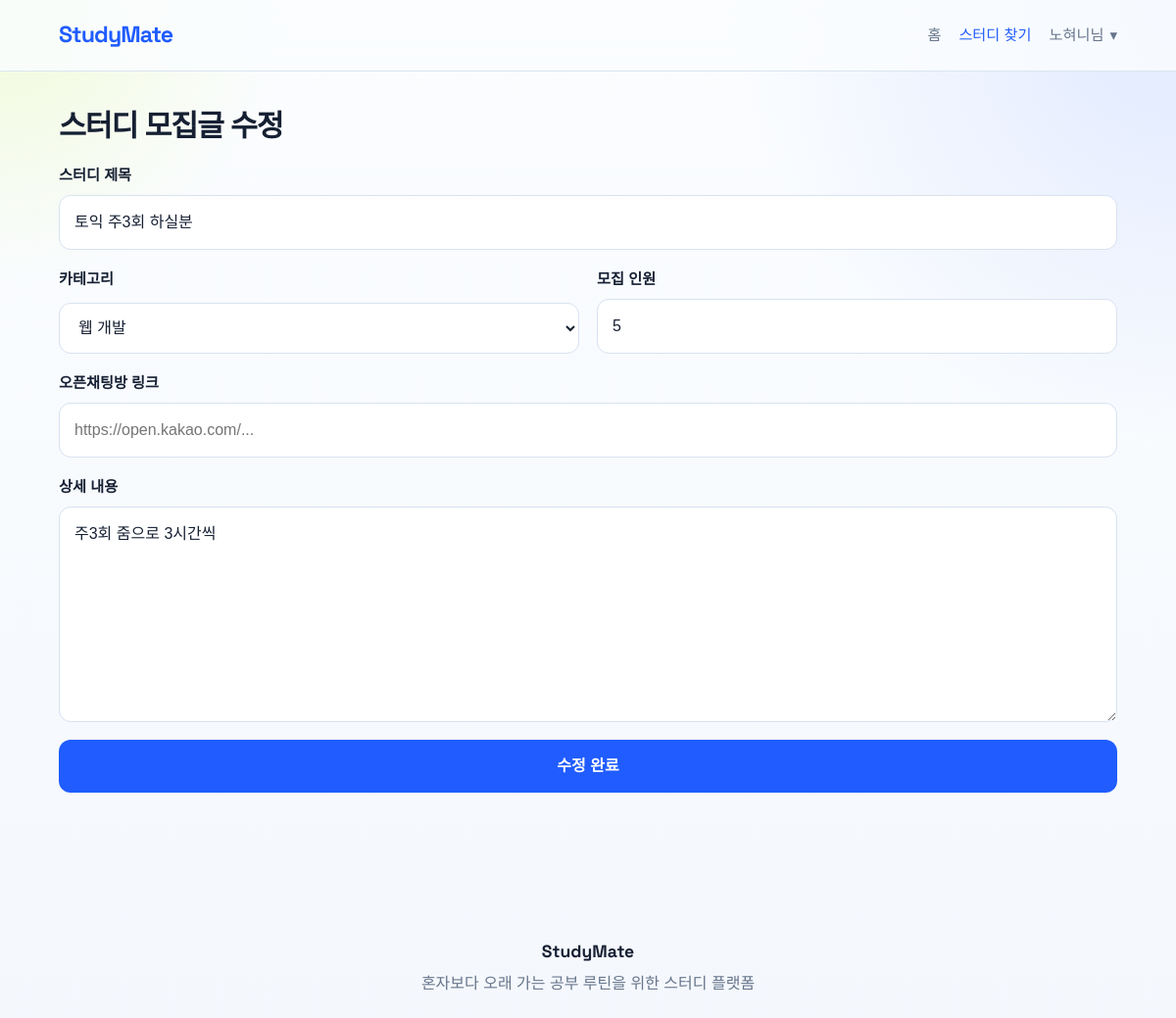
/study/7/edit (signed in), run on the app's committed database.
### models.py (models this page shows, shortened)
class User(db.Model):
    __tablename__ = "user"
    id = db.Column(db.Integer, primary_key=True)
    userid = db.Column(db.String(50), unique=True, nullable=False)
    password = db.Column(db.String(200), nullable=False)
    nickname = db.Column(db.String(50), unique=True, nullable=False)
    email = db.Column(db.String(100), unique=True, nullable=False)
    bio = db.Column(db.String(100), nullable=True)
    studies = db.relationship("Study", back_populates="author", lazy=True)
    comments = db.relationship("Comment", back_populates="author", lazy=True)
    enrollments = db.relationship("Enrollment", back_populates="user", lazy=True)
    chat_messages = db.relationship("ChatMessage", back_populates="user", lazy=True)

class Study(db.Model):
    __tablename__ = "study"
    id = db.Column(db.Integer, primary_key=True)
    title = db.Column(db.String(200), nullable=False)
    category = db.Column(db.String(50), nullable=False)
    member_count = db.Column(db.Integer, nullable=False)
    content = db.Column(db.Text, nullable=False)
    date = db.Column(db.DateTime, default=get_kst_now, nullable=False)
    writer = db.Column(db.String(50), nullable=False)
    author_id = db.Column(db.Integer, db.ForeignKey("user.id"), nullable=True)
    chat_link = db.Column(db.String(300), nullable=True)
    is_closed = db.Column(db.Boolean, default=False, nullable=False)
    author = db.relationship("User", back_populates="studies")
    comments = db.relationship(
        "Comment",
        back_populates="study",
        cascade="all, delete-orphan",
        lazy=True,
        order_by="Comment.date.asc()",
    )
    enrollments = db.relationship(
        "Enrollment",
        back_populates="study",
        cascade="all, delete-orphan",
        lazy=True,
        order_by="Enrollment.date.desc()",
    )
    chat_messages = db.relationship(
        "ChatMessage",
        back_populates="study",
        cascade="all, delete-orphan",
        lazy=True,
        order_by="ChatMessage.date.asc()",
    )

### app.py (the view, shortened to what this page needs)
@app.route("/study/<int:study_id>/edit", methods=["GET", "POST"])
def study_edit(study_id):
    user = get_current_user()
    if not user:
        flash("로그인이 필요합니다.", "error")
        return redirect(url_for("login"))
    study = get_or_404(Study, study_id)
    if not is_study_owner(study, user):
        flash("수정 권한이 없습니다.", "error")
        return redirect(url_for("study_detail", study_id=study_id))
    return render_template("study_edit.html", study=study)

### app.py (called while the page is built)
def get_current_user():
    if hasattr(g, "current_user"):
        return g.current_user
    session_userid = session.get("user_id")
    user = User.query.filter_by(userid=session_userid).first() if session_userid else None
    if session_userid and user is None:
        session.clear()
    g.current_user = user
    return user

def get_csrf_token():
    token = session.get("_csrf_token")
    if not token:
        token = secrets.token_hex(32)
        session["_csrf_token"] = token
    return token

def is_study_owner(study, user):
    return bool(user) and (
        study.author_id == user.id or (study.author_id is None and study.writer == user.nickname)
    )

def get_or_404(model, object_id):
    record = db.session.get(model, object_id)
    if record is None:
        abort(404)
    return record

@app.before_request
def load_user_and_protect_forms():
    get_current_user()
    if request.method == "POST":
        session_token = session.get("_csrf_token")
        submitted_token = request.form.get("_csrf_token") or request.headers.get("X-CSRFToken")
        if not session_token or session_token != submitted_token:
            abort(400, description="잘못된 요청입니다.")

@app.context_processor
def inject_template_globals():
    user = get_current_user()
    return {
        "csrf_token": get_csrf_token(),
        "current_user": user,
        "user_nickname": user.nickname if user else None,
        "study_categories": STUDY_CATEGORIES,
    }

### templates/study_edit.html (shortened to what this page needs)
{% extends "base.html" %}
{% block content %}
<section>
    <div class="section-heading">
        <h2>스터디 모집글 수정</h2>
    </div>
    <form method="POST" class="editor-form">
        <div class="input-group">
            <label for="title">스터디 제목</label>
            <input id="title" type="text" name="title" value="{{ study.title }}" required maxlength="200">
        </div>
        <div class="form-columns">
            <div class="input-group">
                <label for="category">카테고리</label>
                <select id="category" name="category" required>
                    {% for group, options in study_categories %}
                        <optgroup label="{{ group }}">
                            {% for option in options %}
                                <option value="{{ option }}" {% if option == study.category %}selected{% endif %}>{{ option }}</option>
                            {% endfor %}
                        </optgroup>
                    {% endfor %}
                </select>
            </div>
            <div class="input-group">
                <label for="member_count">모집 인원</label>
                <input id="member_count" type="number" name="member_count" value="{{ study.member_count }}" min="1" required>
            </div>
        </div>
        <div class="input-group">
            <label for="chat_link">오픈채팅방 링크</label>
            <input id="chat_link" type="url" name="chat_link" value="{{ study.chat_link or '' }}" placeholder="https://open.kakao.com/...">
        </div>
        <div class="input-group">
            <label for="content">상세 내용</label>
            <textarea id="content" name="content" required>{{ study.content }}</textarea>
        </div>
        <button type="submit" class="primary-btn">수정 완료</button>
    </form>
</section>
{% endblock %}

### templates/base.html (shortened to what this page needs)
<!DOCTYPE html>
<html lang="ko">
<head>
    <link rel="stylesheet" href="{{ url_for('static', filename='css/style.css') }}">
</head>
<body class="{% block body_class %}{% endblock %}">
    <header class="site-header">
        <div class="nav-container">
            <a href="{{ url_for('home') }}" class="logo">StudyMate</a>
            <nav class="nav-menu" aria-label="Primary">
                <a href="{{ url_for('home') }}" class="{% if request.endpoint == 'home' %}active{% endif %}">홈</a>
                <a href="{{ url_for('study') }}" class="{% if request.endpoint in ['study', 'study_detail', 'studywrite', 'study_edit'] %}active{% endif %}">스터디 찾기</a>
                {% if current_user %}
                    <div class="user-dropdown">
                        <button type="button" class="user-btn" data-dropdown-toggle>
                            {{ current_user.nickname }}님 <span class="arrow">▾</span>
                        </button>
                    </div>
                {% else %}
                    <div class="auth-link-group" aria-label="로그인 또는 회원가입">
                        <a href="{{ url_for('login') }}" class="{% if request.endpoint == 'login' %}active{% endif %}">로그인</a>
                        <span>/</span>
                        <a href="{{ url_for('signup') }}" class="{% if request.endpoint == 'signup' %}active{% endif %}">회원가입</a>
                    </div>
                {% endif %}
            </nav>
        </div>
    </header>
    <main>
        {% block content %}{% endblock %}
    </main>
    <footer class="site-footer">
        <div class="footer-inner">
            <p class="footer-brand">StudyMate</p>
            <p>혼자보다 오래 가는 공부 루틴을 위한 스터디 플랫폼</p>
        </div>
    </footer>
</body>
</html>

### static/css/style.css (style rules this page uses)
:root { --bg: #f4f7fc; --surface: #ffffff; --surface-muted: #eef4ff; --line: #d8e2f0; --text: #162033; --text-muted: #66758b; --primary: #205cff; --primary-dark: #1547d1; --accent: #d6f46b; --accent-soft: #fff0ea; --success-bg: #e8f7ee; --success-text: #166534; --warning-bg: #fff4d6; --warning-text: #92400e; --danger-bg: #ffe7e7; --danger-text: #b42318; --shadow: 0 24px 60px rgba(17, 25, 40, 0.1); --radius: 22px; }
* { box-sizing: border-box; }
body { margin: 0; background: radial-gradient(circle at top left, rgba(214, 244, 107, 0.26), transparent 18%), radial-gradient(circle at top right, rgba(32, 92, 255, 0.12), transparent 28%), linear-gradient(180deg, #fbfdff 0%, var(--bg) 100%); color: var(--text); font-family: "Noto Sans KR", sans-serif; line-height: 1.6; }
a { color: inherit; text-decoration: none; }
button, input, select, textarea { font: inherit; }
.site-header, header { position: sticky; top: 0; z-index: 1000; backdrop-filter: blur(18px); background: rgba(251, 253, 255, 0.82); border-bottom: 1px solid rgba(216, 226, 240, 0.92); }
.nav-container { max-width: 1120px; margin: 0 auto; padding: 0 20px; min-height: 72px; display: flex; align-items: center; justify-content: space-between; gap: 20px; }
.logo { color: var(--primary); font-family: "Space Grotesk", "Noto Sans KR", sans-serif; font-weight: 700; font-size: 1.45rem; letter-spacing: -0.04em; text-transform: none; }
.nav-menu { display: flex; align-items: center; gap: 18px; }
.nav-menu > a, .user-btn { color: var(--text-muted); font-size: 0.95rem; transition: color 0.2s ease, opacity 0.2s ease; }
.nav-menu > a:hover, .nav-menu > a.active, .user-btn:hover { color: var(--primary); }
.user-dropdown { position: relative; }
.user-btn { display: inline-flex; align-items: center; gap: 6px; background: none; border: 0; cursor: pointer; padding: 0; }
main { max-width: 1120px; margin: 0 auto; padding: 36px 20px 72px; }
section { margin-bottom: 48px; }
h1, h2, h3, h4, p { margin-top: 0; }
h1, h2, .plain-title { letter-spacing: -0.04em; }
h2 { font-size: 1.9rem; line-height: 1.25; margin-bottom: 0; }
.section-heading { display: flex; align-items: center; justify-content: space-between; gap: 16px; margin-bottom: 20px; }
form { display: block; }
.filter-panel, .editor-form, .auth-form, .compact-form { display: grid; gap: 18px; }
.form-columns { display: grid; grid-template-columns: repeat(2, minmax(0, 1fr)); gap: 18px; }
.input-group { display: grid; gap: 8px; }
label { font-weight: 700; font-size: 0.95rem; }
input, select, textarea { width: 100%; border: 1px solid var(--line); border-radius: 12px; padding: 14px 15px; background: var(--surface); color: var(--text); }
textarea { min-height: 220px; resize: vertical; }
.primary-btn, .primary-link, .secondary-link, .small-btn, .secondary-btn, .btn-edit, .btn-delete { display: inline-flex; align-items: center; justify-content: center; gap: 8px; border: 0; border-radius: 12px; cursor: pointer; font-weight: 700; transition: transform 0.15s ease, background 0.15s ease, color 0.15s ease; }
.primary-btn, .primary-link { background: var(--primary); color: #fff; padding: 14px 18px; }

### static/css/chat.css (style rules this page uses)
.site-footer, footer { padding: 28px 20px 48px; text-align: center; color: var(--text-muted); }
.footer-inner { max-width: 1120px; margin: 0 auto; }
.footer-brand { margin-bottom: 6px; color: var(--text); font-family: "Space Grotesk", "Noto Sans KR", sans-serif; font-size: 1.1rem; font-weight: 700; }

### data on the page
User: nickname "노혀니"
Study: title "토익 주3회 하실분", category "웹 개발", member_count "5", content "주3회 줌으로 3시간씩"
